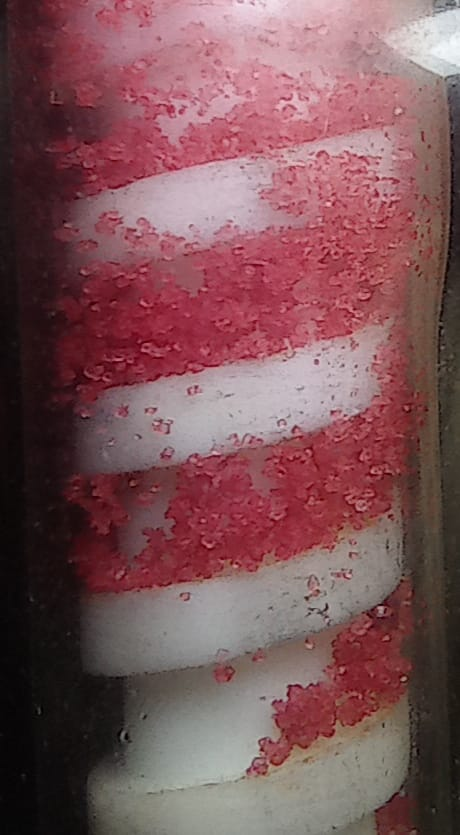
#> input picture ScrewReactor/Screw Red.jpeg, 460 x 835 px, found by its file name
$ python 'masking thread.py'
#> lines starting #> are read from the running program, lines starting #| are printed output that depends on the picture; after the words box and inside, x2 and y2 are one past the last pixel; in counts of white or black regions, pixels touching at a corner belong together
import cv2
import numpy as np

imagePath = "D:\OneDrive - Indian Institute of Technology Guwahati\Work Related\Image Analysis Color Percentage\ScrewReactor/"
img = cv2.imread(imagePath+"Screw Red.jpeg")
#> img is the input picture: shape (835, 460, 3); mean B, G, R 88.1, 83.9, 124.4

mask = np.zeros(img.shape[:2], dtype="uint8")
pts = np.array([[50,80],[70,200],[410,120],[390,00]]) # points go anticlockwise, first is the top left one

cv2.fillPoly(mask, pts = [pts], color=(255,255,255))
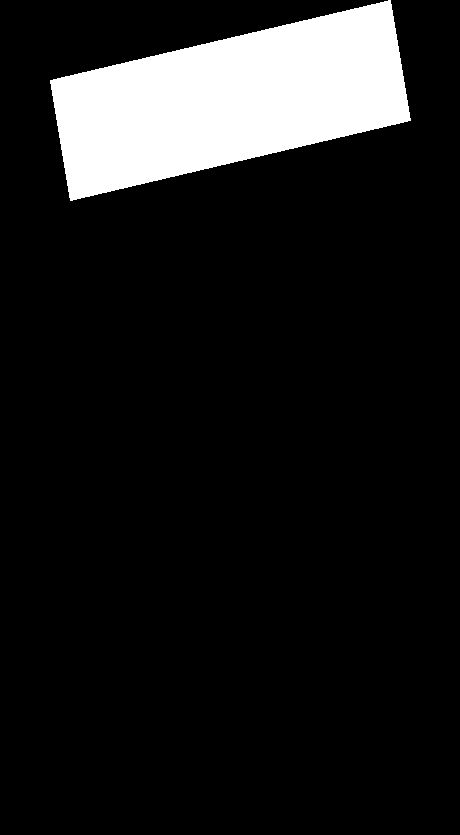
#> mask: shape (835, 460); 11.2% white; 1 white region, box (x1, y1, x2, y2) and area: (50, 0, 411, 201) 42861
# areapixel = cv2.contourArea(pts)

area = ((360-235)/7)**2
# print(area)

masked = cv2.bitwise_and(img, img, mask=mask)
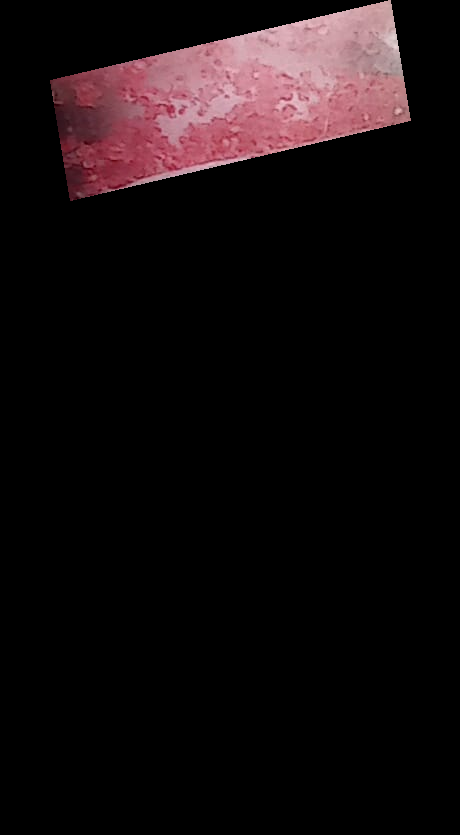
#> masked: shape (835, 460, 3); mean B, G, R 13.9, 12.5, 20
cv2.imshow("masked", masked)
# pixels = cv2.countNonZero(mask)
# print("pixels: ", pixels)

# Lab Color Space
lowerValues = np.array([0, 155, 130])
upperValues = np.array([255, 223, 226])
labImage = cv2.cvtColor(masked, cv2.COLOR_BGR2LAB)
#> labImage: shape (835, 460, 3); mean of channels 0, 1, 2 15.6, 131.1, 128.5
labMask = cv2.inRange(labImage, lowerValues, upperValues)
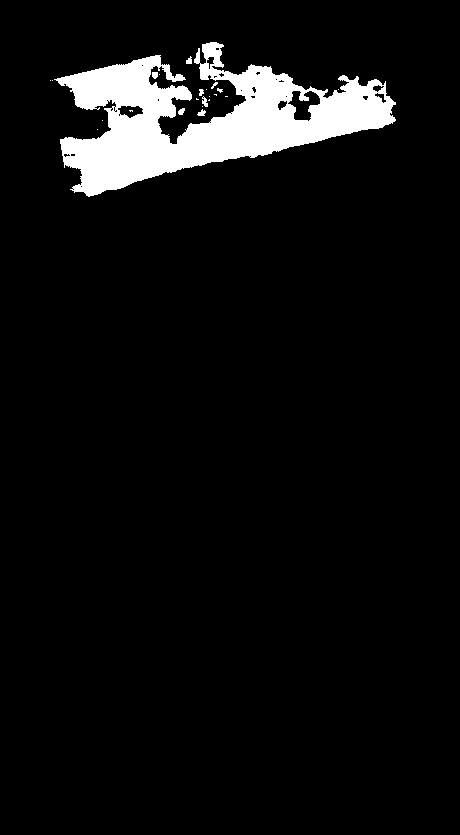
#> labMask: shape (835, 460); 6.1% white; 23 white regions (15 under 20 px), largest, box (x1, y1, x2, y2) and area: (54, 42, 396, 197) 23099, (202, 96, 208, 107) 40, (197, 109, 206, 116) 38

labOutput = cv2.bitwise_and(masked, masked, mask=labMask)
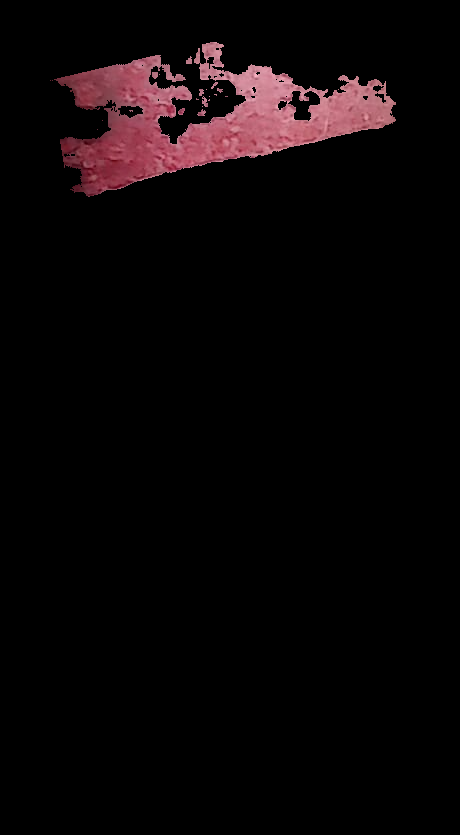
#> labOutput: shape (835, 460, 3); mean B, G, R 6.6, 5.6, 10.6

area_red = cv2.countNonZero(labMask)/area
#> area_red = 73.31
print('Red pixel area:', np.round(area_red, 2), "cm2")
#| Red pixel area: 73.31 cm2

cv2.imshow("ANDed mask", labOutput)

cv2.waitKey(0)
cv2.destroyAllWindows()
